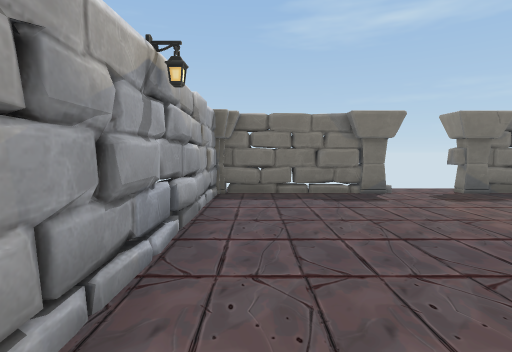
[1] (above)

13 first-person views from a walk through a 3-D level made in the Unity game engine. The camera is 1.2 m above the floor, tilts 4° down and sees 80° across. Doors are open. The floor is counted in squares, 1 m on a side. Each view is taken from the middle of a square. On the plan, view 1 faces up. The plan holds only what a view shows up to about 13 squares ahead; the rest is blank. Some animated figures are left out.

[2]
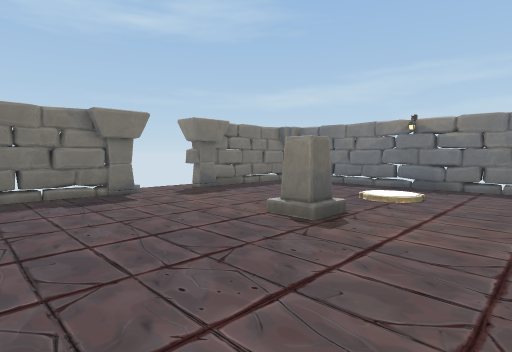

[3]
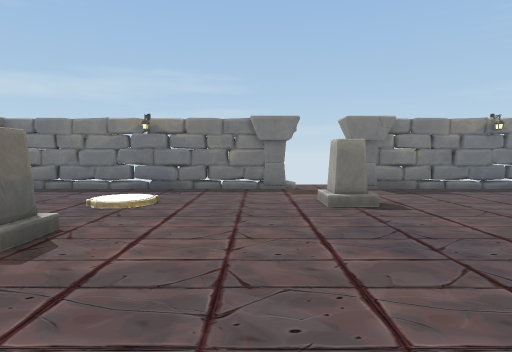

[4]
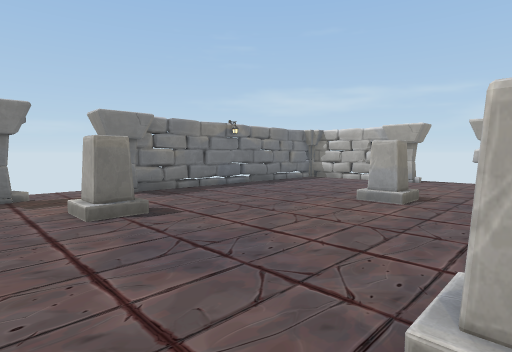

[5]
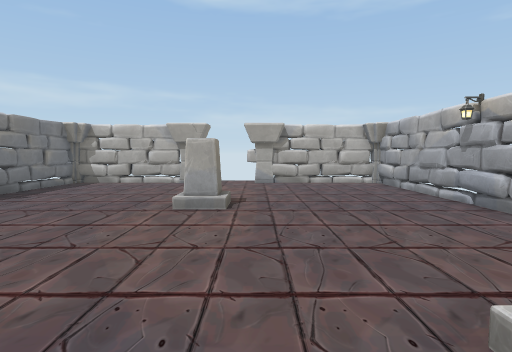

[6]
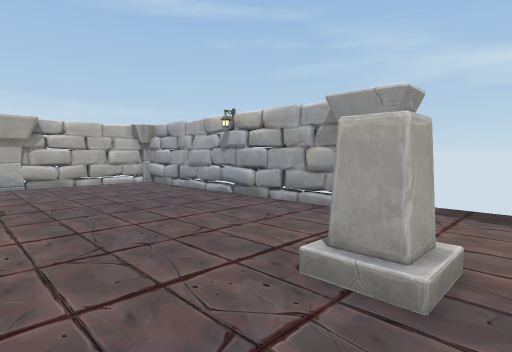

[7]
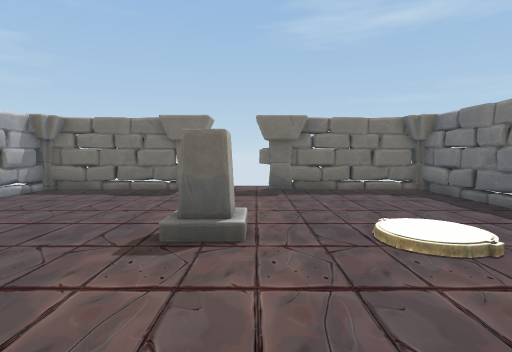

[8]
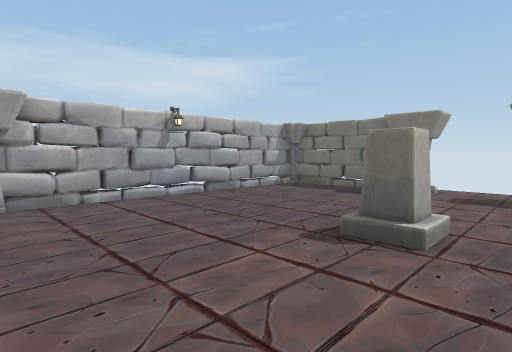

[9]
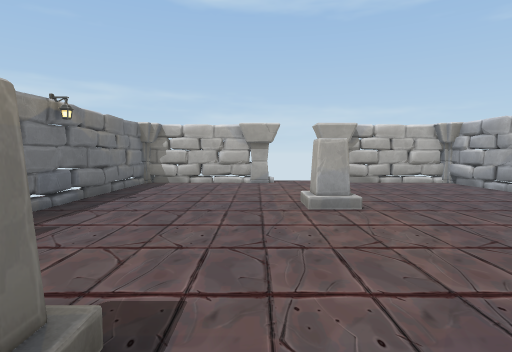

[10]
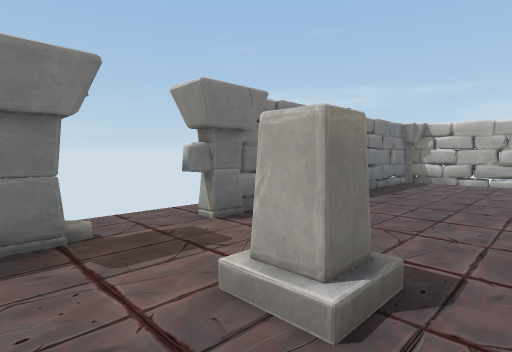

[11]
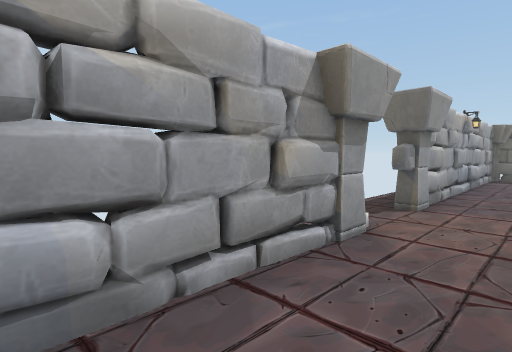

[12]
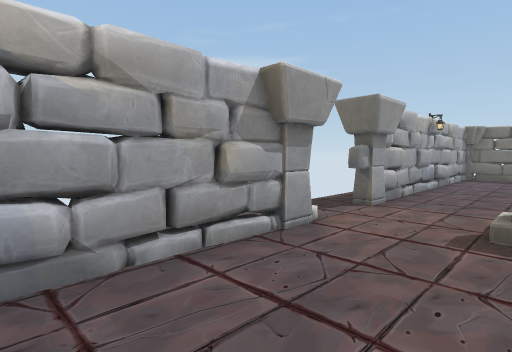

[13]
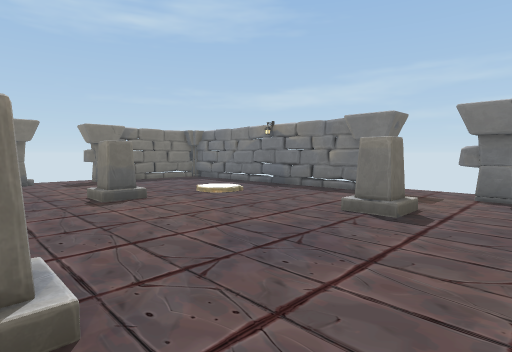

### Floor plan
Points are (right, up) in squares from view 1. A wall is a line through its corners. A room is listed if a view was taken in it or the views show most of it. See-through windows are left out.
Room 1 (views 1, 2, 3, 4, 5, 6, 7, 8, 9, 10, 11, 12, 13)
walls: (-1.1, -4.6) (-1.2, -5.7); (-1.2, -4.5) (-1.1, -13.5); (11.7, -0.3) (11.6, 9.4) (10, 9.6); (-1.3, -5.2) (-1.1, -5.7); (11.7, 0.6) (11.8, 0.9); (-1.2, 1.7) (-1.3, 1.2); (-1.1, -6) (-1.4, -7.3); (11.9, 0.7) (11.7, 1.2); (11.6, 1.5) (11.8, 2.7); (11.6, 1.8) (11.8, 3.8); (-1.3, -6.3) (-1.1, -7.8); (11.7, -6.1) (11.5, -4.4); (11.6, -6.4) (11.8, -5.2); (-1.2, -7.6) (-1.2, -8.2); (11.6, 3.2) (11.8, 3.8); (-1.2, 3.8) (-1.1, 2.9); (11.6, 3.9) (11.9, 6.3); (11.7, -8.3) (11.6, -7.8); (-1.3, -8.8) (-1.4, -9.3); (11.6, 4.9) (11.6, 5.4); (-1, 5.5) (-1.3, 2.6) (-1.1, 2.1) (-1.4, 1.1); (-1.2, -9.8) (-1.3, -10.7) (-1.1, -11.2) (-1.3, -12.4); (11.6, -9.6) (11.8, -7.1) (11.7, -6.7); (-1.1, 6.4) (-1, 5.3); (11.9, 6) (11.6, 6.7) (11.8, 8); (11.4, -10.6) (11.5, -10.1); (-1.1, 7.2) (-1.3, 5.9); (11.7, 7) (11.6, 8.5); (11.8, -11) (11.6, -9.4); (11.5, -11.3) (11.8, -9.5); (3.3, 9.4) (1.9, 9.6) (1.6, 9.4) (0.7, 9.7); (3.4, 9.5) (-1.3, 9.5) (-1.2, -0.6); (2.6, -14) (3.3, -14); (2.1, -13.9) (3.2, -14.2); (9.5, 9.4) (8.3, 9.6); (7.5, -14) (11.5, -13.9); (0.3, 9.4) (-0.2, 9.5); (8.1, -14) (8.6, -14.1); (10.4, 9.3) (9.3, 9.6); (1, -13.9) (1.8, -14); (9.1, -13.9) (10, -14.1); (-1, 9.1) (-1.3, 7.6); (-0.3, 9.5) (-0.9, 9.6); (11.6, -13) (11.7, -12); (0.2, -14.1) (0.6, -13.9); (-0.5, -13.9) (0.5, -14.1); (11.7, -13.4) (11.6, -12.3); (11.7, -13.4) (11.7, -3.1); (-0.5, -14.1) (3.5, -14); (11.5, 9.6) (6.1, 9.5); (10.8, -14) (11.5, -14.1)
low walls: (11.8, -0.3) (11.7, 0.6); (-1.2, 1.7) (-1.1, 0.9); (12, 0) (12, 0.4); (11.7, 2.2) (11.6, 3.2); (11.9, 2.3) (11.8, 2.8); (11.9, -8.2) (11.9, -7.7); (-1.2, -9.4) (-1.1, -10.4); (11.5, 5.8) (11.5, 6.3); (-1.3, -11.5) (-1.1, -12.8); (11.8, -11.3) (11.9, -10.8); (-1.4, -11.6) (-1.4, -12.1); (3.2, 9.7) (2.6, 9.6); (2.5, 9.6) (0.9, 9.3); (-0.7, 8.6) (-0.7, 8.1); (1.1, 9.6) (0.5, 9.5); (1.1, 9.6) (0.5, 9.7); (-1.4, 8.5) (-1.3, 7.9); (-1.2, 9) (-1.2, 8.5); (1.3, -14.1) (2.6, -13.9); (9.4, -14.1) (10.7, -13.9)
ways out: open door at (5.5, -14); open door at (5.5, 10); open door at (12, -2.5)
objects: pillar (-1, -4) to (-1, -3); pillar (-1, -1); pillar (2, -2); pillar (4, 10); pillar (5, -8); pillar (5, 4); pillar (7, -14); pillar (7, 10); pillar (8, -2) to (9, -2); other object (8, 3); pillar (12, -4); pillar (12, -1)

Positions as (right, up) in squares from view 1, and headings:
1: (0, 0), facing up
2: (0, 0), facing up-right
3: (1, 0), facing right
4: (2, 0), facing down-right
5: (4, -1), facing down
6: (5, -1), facing down-left
7: (6, -1), facing up
8: (7, -1), facing up-left
9: (7, -1), facing down
10: (7, 0), facing down-right
11: (1, -8), facing up-left
12: (2, -8), facing up-left
13: (2, -5), facing up-right
